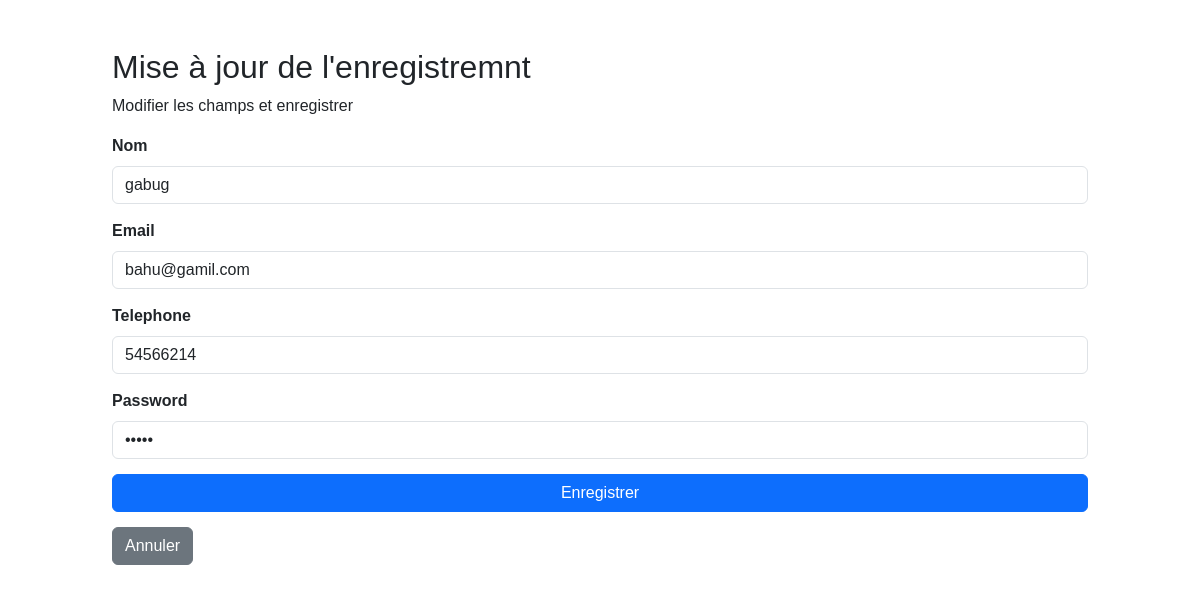
The app's page /page/responsable/update.php?id=3 with its own data.
### tables this page shows
CREATE TABLE IF NOT EXISTS `responsable` (
  `id` int NOT NULL AUTO_INCREMENT,
  `nom` varchar(20) NOT NULL,
  `email` varchar(20) NOT NULL,
  `telephone` varchar(20) NOT NULL,
  `password` varchar(20) NOT NULL,
  PRIMARY KEY (`id`)
);

### page/responsable/update.php (the view, shortened to what this page needs)
<?php
require_once "../../config/config.php";
$nom = $email = $telephone = $password = "";
$name_err =  $email_err = $telephone_err = $password_err = "";
if(isset($_POST["id"]) && !empty($_POST["id"])){
    $id = $_POST["id"];
    $input_name = trim($_POST["nom"]);
    if(empty($input_name)){
        $name_err = "Veillez entrez un nom.";
    } elseif(!filter_var($input_name, FILTER_VALIDATE_REGEXP, array("options"=>array("regexp"=>"/^[a-zA-Z\s]+$/")))){
        $name_err = "Veillez entrez a valid name.";
    } else{
        $nom = $input_name;
    }
    $input_email = trim($_POST["email"]);
    if(empty($input_email)){
        $email_err = "Veillez entrez votre address email.";
    } else{
        $email = $input_email;
    }
    $input_telephone = trim($_POST["telephone"]);
    if(empty($input_telephone)){
        $telephone_err = "Veillez entrez votre numero de telephone.";
    } else{
        $telephone = $input_telephone;
    }
    $input_password = trim($_POST["password"]);
    if(empty($input_password)){
        $password_err = "Veillez entrez une password.";
    } else{
        $password = $input_password;
    }
    if(empty($name_err) && empty($password_err)){
        $sql = "UPDATE responsable SET nom=?, email=?, telephone=?,  password=? WHERE id=?";
        if($stmt = mysqli_prepare($link, $sql)){
            mysqli_stmt_bind_param($stmt, "ssssi", $param_nom, $param_email, $param_telephone, $param_password, $param_id);
            $param_nom = $nom;
            $param_email = $email;
            $param_telephone = $telephone;
            $param_password = $password;
            $param_id = $id;
            if(mysqli_stmt_execute($stmt)){
                header("location: index.php");
                exit();
            } else{
                echo "Oops! une erreur est survenue.";
            }
        }
        mysqli_stmt_close($stmt);
    }
    mysqli_close($link);
} else{
    if(isset($_GET["id"]) && !empty(trim($_GET["id"]))){
        $sql = "SELECT * FROM responsable WHERE id = ?";
        if($stmt = mysqli_prepare($link, $sql)){
            mysqli_stmt_bind_param($stmt, "i", $param_id);
            if(mysqli_stmt_execute($stmt)){
                $result = mysqli_stmt_get_result($stmt);
                if(mysqli_num_rows($result) == 1){
                    $row = mysqli_fetch_array($result, MYSQLI_ASSOC);
                    $nom = $row["nom"];
                    $email = $row["email"];
                    $telephone = $row["telephone"];
                    $password = $row["password"];
                } else{
                    header("location: error.php");
                    exit();
                }
            } else{
                echo "Oops! une erreur est survenue.";
            }
        }
    }  else{
        header("location: error.php");
        exit();
    }
}
?>
<!DOCTYPE html>
<html lang="en">
<head>
    <link rel="stylesheet" href="../../ex_style/css/bootstrap.min.css">
    <link rel="stylesheet" href="style.css">
</head>
<body>
    <div class="wrapper">
        <div class="container-fluid">
            <div class="row">
                <div class="col-md-12">
                    <h2 class="mt-5">Mise à jour de l'enregistremnt</h2>
                    <p>Modifier les champs et enregistrer</p>
                    <form action="<?php echo htmlspecialchars(basename($_SERVER['REQUEST_URI'])); ?>" method="post">
                        <div class="form-group">
                            <label>Nom</label>
                            <input type="text" name="nom" class="form-control <?php echo (!empty($name_err)) ? 'is-invalid' : ''; ?>" value="<?php echo $nom; ?>">
                        </div>
                        <div class="form-group">
                            <label>Email</label>
                            <input type="text" name="email" class="form-control <?php echo (!empty($name_err)) ? 'is-invalid' : ''; ?>" value="<?php echo $email; ?>">
                        </div>
                        <div class="form-group">
                            <label>Telephone</label>
                            <input type="text" name="telephone" class="form-control <?php echo (!empty($name_err)) ? 'is-invalid' : ''; ?>" value="<?php echo $telephone; ?>">
                        </div>
                        <div class="form-group">
                            <label>Password</label>
                            <input type="password" name="password" class="form-control <?php echo (!empty($password_err)) ? 'is-invalid' : ''; ?>" value="<?php echo $password; ?>">
                        </div>
                        <input type="submit" class="btn btn-primary" value="Enregistrer">
                        <a href="index.php" class="btn btn-secondary ml-2">Annuler</a>
                    </form>
                </div>
            </div>
        </div>
    </div>
</body>
</html>

### page/responsable/style.css (style rules this page uses)
body { font-family: Arial, sans-serif; }
label { display: block; margin-bottom: 8px; font-weight: bold; }
input { width: 100%; padding: 10px; margin-bottom: 15px; box-sizing: border-box; border: 1px solid #ccc; border-radius: 10px; }
a { color: #4caf50; text-decoration: none; font-weight: bold; }

### page/responsable/update.php (style rules this page uses)
.wrapper { width: 1000px; margin: 0 auto; }

### records on screen
responsable: nom "gabug", email "bahu@gamil.com", telephone "54566214"
